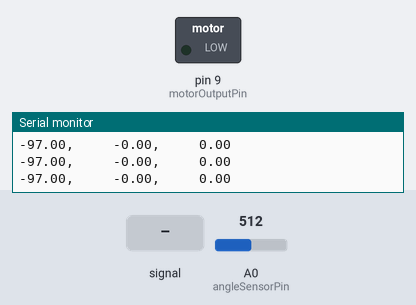
Bench run of a sketch on a simulated Arduino Uno, built with avr-gcc and run on an emulated ATmega328P. Shown: switched loads named in the sketch (green lamp = pin HIGH), the last lines printed to the serial monitor. The inputs (shaded band) are chosen by the test bench; at power-on: A0 (angleSensorPin) = 512.

Above: at 1.2 s.
1.3 s: A0 (angleSensorPin) fed a 200 Hz sine of ±81 counts around its level
4.3 s: A0 (angleSensorPin) set to 306
5.8 s: A0 (angleSensorPin) set to 511
At 6.1 s:
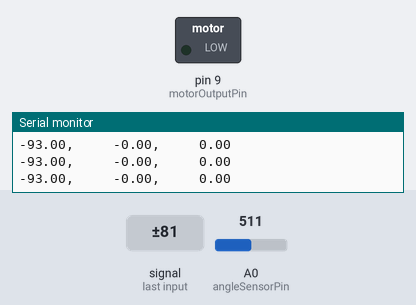
7.3 s: A0 (angleSensorPin) fed a 1000 Hz sine of ±255 counts around its level
At 7.56 s:
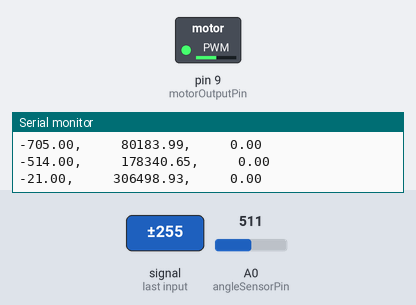
10.3 s: A0 (angleSensorPin) set to 716
11.8 s: A0 (angleSensorPin) set to 245
At 12.2 s:
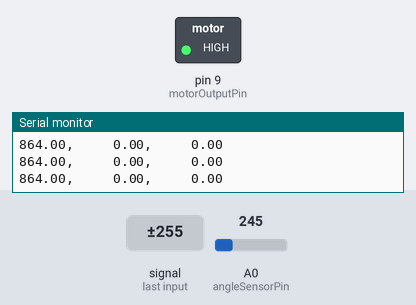
Timing chart, 0 to 14.3 s (numbered marks = the images above; inputs shaded):
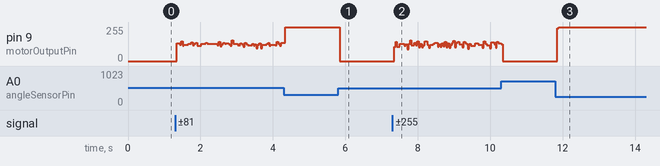

The sketch:

lab3_uno.ino
```cpp
// Arduino Code for the Up-Down Arm Lab

// Likely User Modified Variables ******************************
unsigned long deltaT = 1000; // time between samples (usecs) 1000->50000
const int pastSize = 3;

// End Likely User Modified Variables***************************

// For arduino and host interface, NO NEED TO MODIFY!
unsigned long transferDt = 20000; // usecs between host updates
int angleSensorPin = A0;
int pwmVoltagePin = A1;
int motorVoltagePin = A2;
int motorOutputPin = 9;  // Do not change this!!

float filtered_de = 0;
float prevFiltered_de = 0;
float derivativeError = 0;

// Arduino-specific DAC values.
int dacMax = 255; // Arduino dac is eight bits.
int adcMax = 1024;  //Arduino uses a 10 bit dac, 10th power of 2 = 1024
int adcCenter = 485; // 1024/2 = 512

// Control variables (set by host).
float direct = 0; // Direct motor command from host.
float desired = 0;  // Desired value (speed or angle) from host.
float integral = 0;
float Kp = 0.8; // Feedback gains (proportional)
float Kd = 5; // Feedback gains (delta)
float ki = 0;
int counter = 0;

// Variables to reset every time loop restarts.
int loop_counter;
int numSkip;  // Number of loops to skip between host updates.
String inputString = ""; //holds received serial data.
boolean stringComplete; // String received flag.

//data
float pastError[pastSize];


// Setup sets up pwm frequency (30khz), initializes past values.
int loopPin = 13;
boolean loopFlag;

void setup() {
  // Set up inputs
  pinMode(motorVoltagePin, INPUT);
  pinMode(pwmVoltagePin, INPUT);
  pinMode(angleSensorPin, INPUT);

  // Set up PWM motor output pin, affects delay() function
  // Delay argument will be in 1/64 milliseconds.
  pinMode(motorOutputPin,OUTPUT);
  digitalWrite(motorOutputPin,LOW);
  setPwmFrequency(motorOutputPin, 1); // Set pwm to approx 30khz.

  // Set for fastest serial transfer.
  Serial.begin(115200);
}


// Main code, runs repeatedly
void loop() {
  float Vangle = float (analogRead(angleSensorPin)
                        + analogRead(angleSensorPin) + analogRead(angleSensorPin) - 3*adcCenter)/3.0;

  Vangle = map(Vangle, -25, 25, -90, 90);

  // Compute the error, which is the difference between desired and measured angle.
  for(int i =pastSize-1; i>0; i--){
    pastError[i] = pastError[i-1];
  }
  float error = desired - Vangle;
  pastError[0] = error;
  derivativeError = pastError[0] - pastError[pastSize-1];
  filtered_de = 0.7*(prevFiltered_de) + 0.3*derivativeError;
  prevFiltered_de = filtered_de;
  float delta = (filtered_de)/(pastSize*(float(deltaT)*1e-6));

  integral += ki*error*0.001;

  if(counter % 100 == 0){
    Serial.print(error);
    Serial.print(",     ");
    Serial.print(Kd * delta);
    Serial.print(",     ");
    Serial.println(integral);
  }
  counter++;

  // Compute and limit the motor output command.
  int motorCmd = int(Kp *error + Kd*delta + integral + direct);
  motorCmd = min(max(motorCmd, 0), dacMax);
  analogWrite(motorOutputPin,motorCmd);
}


void setPwmFrequency(int pin, int divisor) {
  byte mode;
  if(pin == 5 || pin == 6 || pin == 9 || pin == 10) {
    switch(divisor) {
      case 1: mode = 0x01; break;
      case 8: mode = 0x02; break;
      case 64: mode = 0x03; break;
      case 256: mode = 0x04; break;
      case 1024: mode = 0x05; break;
      default: return;
    }
    if(pin == 5 || pin == 6) {
      TCCR0B = TCCR0B & 0b11111000 | mode;
    } else {
        TCCR1B = TCCR1B & 0b11111000 | mode;
    }
  } else if(pin == 3 || pin == 11) {
    switch(divisor) {
      case 1: mode = 0x01; break;
      case 8: mode = 0x02; break;
      case 32: mode = 0x03; break;
      case 64: mode = 0x04; break;
      case 128: mode = 0x05; break;
      case 256: mode = 0x06; break;
      case 1024: mode = 0x7; break;
      default: return;
    }
    TCCR2B = TCCR2B & 0b11111000 | mode;
  }
}
```

Measured:
- after the input at 5.8 s, pin 9 (motorOutputPin): 255/255 → 0/255 after 0.05 s
- after the input at 11.8 s, pin 9 (motorOutputPin): 0/255 → 255/255 after 0.05 s
